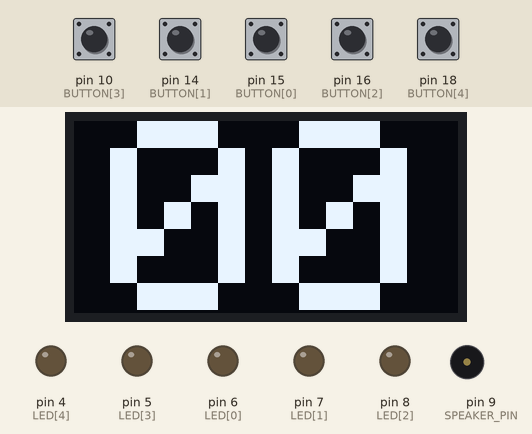
This sketch was run on a simulated Arduino Uno, built with avr-gcc and run on an emulated ATmega328P. Parts: 128×64 one-colour display, output pins drawn as LEDs (lit = HIGH), buzzer (waves = sounding). Dashed ring = blinking. The test bench sets the inputs (shaded band); at power-on: pin 10 (BUTTON[3]), pin 14 (BUTTON[1]), pin 15 (BUTTON[0]), pin 16 (BUTTON[2]), pin 18 (BUTTON[4]) HIGH. Random numbers use the default seed unless the sketch sets one.

Above: at 2.8 s.
4.0 s: pin 18 (BUTTON[4]) pulled LOW for 1 s
At 5.9 s:
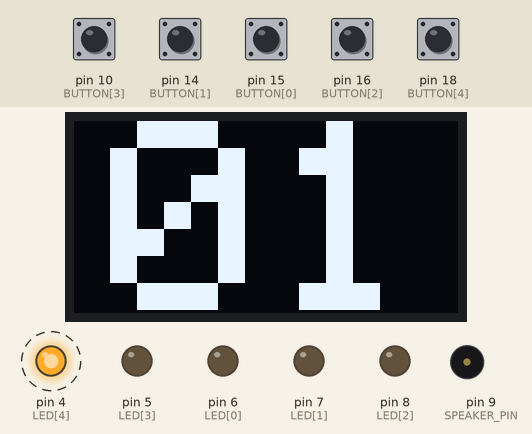
8.0 s: pin 14 (BUTTON[1]) pulled LOW for 0.15 s
At 10.0 s:
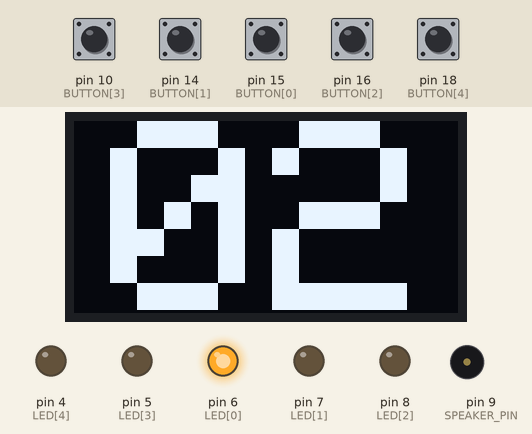
10.7 s: pin 15 (BUTTON[0]) pulled LOW for 0.15 s
At 12.6 s:
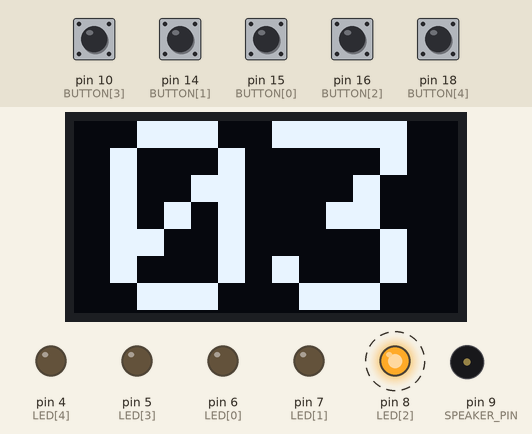
13.8 s: pin 16 (BUTTON[2]) pulled LOW for 1 s
At 16.0 s:
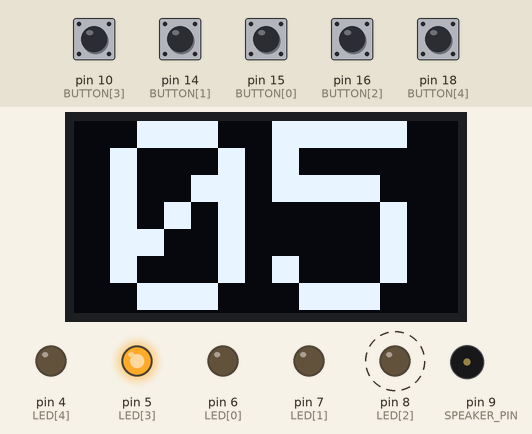
16.3 s: pin 10 (BUTTON[3]) pulled LOW for 0.15 s
At 16.53 s:
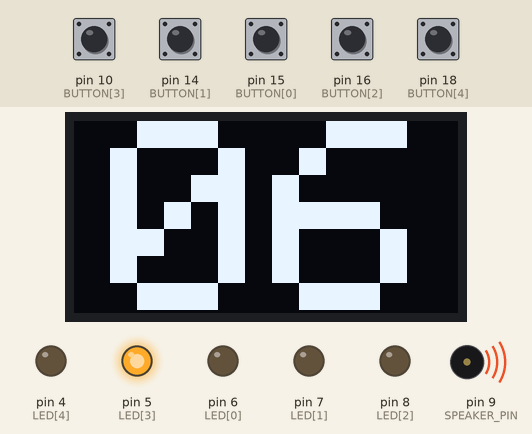
18.1 s: pin 18 (BUTTON[4]) pulled LOW for 0.15 s
At 18.35 s:
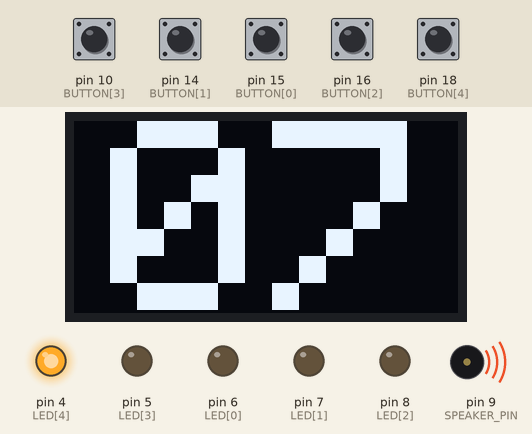
Timing chart, 0 to 19.8 s (numbered marks = the images above; inputs shaded):
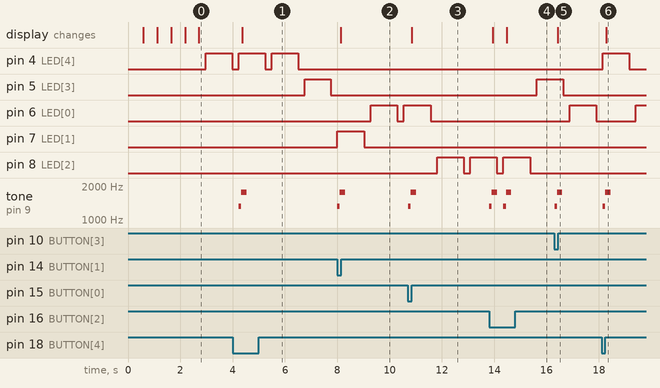

The sketch:

fiveButtonGame.ino
```cpp
#include <SPI.h>
#include <Wire.h>
#include <Adafruit_GFX.h>
#include <Adafruit_SSD1306.h>

#define SCREEN_WIDTH 128 // OLED 寬度像素
#define SCREEN_HEIGHT 64 // OLED 高度像素

#include "icons.h"
#include "notes.h"

int LED[5] = {6,7,8,5,4}; // LED pins
int BUTTON[5] = {15,14,16,10,18}; // button pins
int SPEAKER_PIN = 9; // connect beeper with this pin and ground
int LEVELTIME[4] = {1000, 750, 500, 350};
int BLANK_TIME = 250; // blank between color change

Adafruit_SSD1306 display(SCREEN_WIDTH, SCREEN_HEIGHT, &Wire);

bool target[5] = {false, false, false, false, false};
bool answered = false;
long long lastTime = 0;
int score = 0;

int currentLevel = 0;
long long currentTime = 0;
int interval = LEVELTIME[currentLevel];

void drawScore() {
  char buff[4];
  display.clearDisplay();
  display.setTextSize(9);             // 設定文字大小
  display.setTextColor(1);        // 1:OLED預設的顏色(這個會依該OLED的顏色來決定)
  display.setCursor(12,0);             // 設定起始座標
  sprintf(buff, "%02d", score);
  display.print(buff);        // 要顯示的字串
  display.display();                  // 要有這行才會把文字顯示出來
}

void circleLED(int time=100){
  digitalWrite(LED[1], LOW);
  digitalWrite(LED[2], LOW);
  digitalWrite(LED[3], LOW);
  digitalWrite(LED[4], LOW);
  digitalWrite(LED[0], HIGH);
  delay(time);
  digitalWrite(LED[0], LOW);
  digitalWrite(LED[1], HIGH);
  delay(time);
  digitalWrite(LED[1], LOW);
  digitalWrite(LED[2], HIGH);
  delay(time);
  digitalWrite(LED[2], LOW);
  digitalWrite(LED[3], HIGH);
  delay(time);
  digitalWrite(LED[3], LOW);
  digitalWrite(LED[4], HIGH);
  delay(time);
  digitalWrite(LED[4], LOW);
}

void drawBootImage(void) {
  display.clearDisplay();
  display.drawBitmap(32,30,target_bmp, 52, 32, 1);
  display.display();  // 要有這行才會把文字顯示出來
  circleLED();
  display.clearDisplay();
  display.drawBitmap(32,30,target_bmp, 52, 32, 1);
  display.drawBitmap(100, 16,hammer_bmp, 41, 31, 1);
  display.display();
  circleLED();
  display.clearDisplay();
  display.drawBitmap(32,30,target_bmp, 52, 32, 1);
  display.drawBitmap(76, 2,hammer_bmp, 41, 31, 1);
  display.display();
  circleLED();
  display.clearDisplay();
  display.drawBitmap(32,30,target_bmp, 52, 32, 1);
  display.drawBitmap(54, -5,hammer_bmp, 41, 31, 1);
  display.display();
  circleLED();
  display.clearDisplay();
  display.drawBitmap(32,30,target_bmp, 52, 32, 1);
  display.drawBitmap(39, 5,hammer_hit_bmp, 52, 29, 1);
  display.display();
  circleLED();
}

void showWinScene(){
  display.clearDisplay();
  display.drawBitmap(90,27,firework1_bmp, 10, 10, 1);
  display.display();
  tone(SPEAKER_PIN, NOTE_C6);
  circleLED(50);
  display.clearDisplay();
  display.drawBitmap(79,16,firework2_bmp, 32, 32, 1);
  display.display();
  tone(SPEAKER_PIN, NOTE_D6);
  circleLED(50);
  display.clearDisplay();
  display.drawBitmap(63,0,firework3_bmp, 64, 64, 1);
  display.drawBitmap(20,40,firework1_bmp, 10, 10, 1);
  display.display();
  tone(SPEAKER_PIN, NOTE_E6);
  circleLED(50);
  display.clearDisplay();
  display.drawBitmap(63,0,firework4_bmp, 64, 64, 1);
  display.drawBitmap(9,29,firework2_bmp, 32, 32, 1);
  display.display();
  tone(SPEAKER_PIN, NOTE_F6);
  circleLED(50);
  display.clearDisplay();
  display.drawBitmap(-7,13,firework3_bmp, 64, 64, 1);
  display.display();
  tone(SPEAKER_PIN, NOTE_G6);
  circleLED(50);
  display.clearDisplay();
  display.drawBitmap(-7,13,firework4_bmp, 64, 64, 1);
  display.drawBitmap(49,27,firework1_bmp, 10, 10, 1);
  display.display();
  tone(SPEAKER_PIN, NOTE_A6);
  circleLED(50);
  display.clearDisplay();
  display.drawBitmap(47,16,firework2_bmp, 32, 32, 1);
  display.display();
  tone(SPEAKER_PIN, NOTE_B6);
  circleLED(50);
  display.clearDisplay();
  display.drawBitmap(31,0,firework3_bmp, 64, 64, 1);
  display.display();
  tone(SPEAKER_PIN, NOTE_C7);
  circleLED(50);
  display.clearDisplay();
  display.drawBitmap(31,0,firework4_bmp, 64, 64, 1);
  display.display();
  circleLED(100);
  tone(SPEAKER_PIN, NOTE_C5, 1000);
}

void drawSpeedup(){
  display.clearDisplay();
  display.drawBitmap(32,0,speed_bmp, 64, 64, 1);
  display.display();
  for(int i=0;i<=4;i++)circleLED();
}


void playRightTone(){
  tone(SPEAKER_PIN, NOTE_E6);
  delay(100);
  tone(SPEAKER_PIN, NOTE_A6, 200);
}

void playWrongTone(){
  tone(SPEAKER_PIN, NOTE_F4);
  delay(100);
  tone(SPEAKER_PIN, NOTE_F3, 200);
}

void setup() {

  // 偵測是否安裝好OLED了
  if(!display.begin(SSD1306_SWITCHCAPVCC, 0x3C)) { // 一般1306 OLED的位址都是0x3C
    for(;;)circleLED(500); // Don't proceed, loop forever
  }
  display.setRotation(2); // 轉180度
  //showWinScene();
  drawBootImage();    // 顯示圖形
  for(int i=0;i<=4;i++){
    pinMode(LED[i], OUTPUT);
    digitalWrite(LED[i], LOW);
    pinMode(BUTTON[i], INPUT_PULLUP);
  }
  pinMode(A3, INPUT);
  randomSeed(analogRead(A3));
  drawScore();
}


void loop() {
  if(millis() > lastTime + interval){ // timeout, change color
    for(int i=0;i<=4;i++) {
      digitalWrite(LED[i], LOW);
      target[i] = false;
    }
    if(score < 0) score = 0;
    else if(score == 20 && currentLevel == 0){
      drawSpeedup();
      currentLevel = 1;
      interval = LEVELTIME[1];
    }
    else if(score == 50 && currentLevel == 1){
      drawSpeedup();
      currentLevel = 2;
      interval = LEVELTIME[2];
    }
    else if(score == 80 && currentLevel == 2){
      drawSpeedup();
      currentLevel = 3;
      interval = LEVELTIME[3];
    }
    else if(score >= 100){
      showWinScene();
      score = 0;
      currentLevel = 0;
    }
    delay(BLANK_TIME);
    int x = random(0,5);
    digitalWrite(LED[x], HIGH);
    target[x] = true;
    answered = false;
    lastTime = millis();
  }
  if(!answered){
    for(int i=0;i<=4;i++){
      if(!digitalRead(BUTTON[i])) {
        if(target[i]) {
          playRightTone();
          score += 1;
        }
        else {
          playWrongTone();
          score -= 1;
        }
        if(score < 0) score = 0;
        answered = true;
      }
    }
  }
  drawScore();

}
```

notes.h
```cpp
/*************************************************
   Public Constants
 *************************************************/

#define NOTE_B0 31
#define NOTE_C1 33
#define NOTE_CS1 35
#define NOTE_D1 37
#define NOTE_DS1 39
#define NOTE_E1 41
#define NOTE_F1 44
#define NOTE_FS1 46
#define NOTE_G1 49
#define NOTE_GS1 52
#define NOTE_A1 55
#define NOTE_AS1 58
#define NOTE_B1 62
#define NOTE_C2 65
#define NOTE_CS2 69
#define NOTE_D2 73
#define NOTE_DS2 78
#define NOTE_E2 82
#define NOTE_F2 87
#define NOTE_FS2 93
#define NOTE_G2 98
#define NOTE_GS2 104
#define NOTE_A2 110
#define NOTE_AS2 117
#define NOTE_B2 123
#define NOTE_C3 131
#define NOTE_CS3 139
#define NOTE_D3 147
#define NOTE_DS3 156
#define NOTE_E3 165
#define NOTE_F3 175
#define NOTE_FS3 185
#define NOTE_G3 196
#define NOTE_GS3 208
#define NOTE_A3 220
#define NOTE_AS3 233
#define NOTE_B3 247
#define NOTE_C4 262
#define NOTE_CS4 277
#define NOTE_D4 294
#define NOTE_DS4 311
#define NOTE_E4 330
#define NOTE_F4 349
#define NOTE_FS4 370
#define NOTE_G4 392
#define NOTE_GS4 415
#define NOTE_A4 440
#define NOTE_AS4 466
#define NOTE_B4 494
#define NOTE_C5 523
#define NOTE_CS5 554
#define NOTE_D5 587
#define NOTE_DS5 622
#define NOTE_E5 659
#define NOTE_F5 698
#define NOTE_FS5 740
#define NOTE_G5 784
#define NOTE_GS5 831
#define NOTE_A5 880
#define NOTE_AS5 932
#define NOTE_B5 988
#define NOTE_C6 1047
#define NOTE_CS6 1109
#define NOTE_D6 1175
#define NOTE_DS6 1245
#define NOTE_E6 1319
#define NOTE_F6 1397
#define NOTE_FS6 1480
#define NOTE_G6 1568
#define NOTE_GS6 1661
#define NOTE_A6 1760
#define NOTE_AS6 1865
#define NOTE_B6 1976
#define NOTE_C7 2093
#define NOTE_CS7 2217
#define NOTE_D7 2349
#define NOTE_DS7 2489
#define NOTE_E7 2637
#define NOTE_F7 2794
#define NOTE_FS7 2960
#define NOTE_G7 3136
#define NOTE_GS7 3322
#define NOTE_A7 3520
#define NOTE_AS7 3729
#define NOTE_B7 3951
#define NOTE_C8 4186
#define NOTE_CS8 4435
#define NOTE_D8 4699
#define NOTE_DS8 4978
```

Source omitted: icons.h (data table, 14787 bytes)

Measured:
- after the input at 4.0 s, tone on pin 9 (SPEAKER_PIN): silent → 1319 Hz after 0.23 s, → 1760 Hz 0.10 s later, → silent 0.20 s later; the display: changes after 0.36 s (image 1)
- after the input at 8.0 s, tone on pin 9 (SPEAKER_PIN): silent → 1319 Hz at once, → 1760 Hz 0.10 s later, → silent 0.20 s later; the display: changes after 0.13 s (image 2)
- after the input at 10.7 s, tone on pin 9 (SPEAKER_PIN): silent → 1319 Hz at once, → 1760 Hz 0.10 s later, → silent 0.20 s later; the display: changes after 0.14 s (image 3)
- after the input at 13.8 s, tone on pin 9 (SPEAKER_PIN): plays 1319 Hz for 0.10 s, 1760 Hz for 0.20 s, 1319 Hz for 0.10 s, 1760 Hz for 0.20 s, starting at once; the display: first changes after 0.13 s (image 4 shows a later state)
- after the input at 16.3 s, tone on pin 9 (SPEAKER_PIN): silent → 1319 Hz at once, → 1760 Hz 0.10 s later, → silent 0.20 s later; the display: changes after 0.14 s (image 5)
- after the input at 18.1 s, tone on pin 9 (SPEAKER_PIN): silent → 1319 Hz after 0.05 s, → 1760 Hz 0.10 s later, → silent 0.20 s later; the display: changes after 0.17 s (image 6)
- by itself, pin 4 (LED[4]): alternates HIGH for 1.0 s and LOW for 0.25 s
